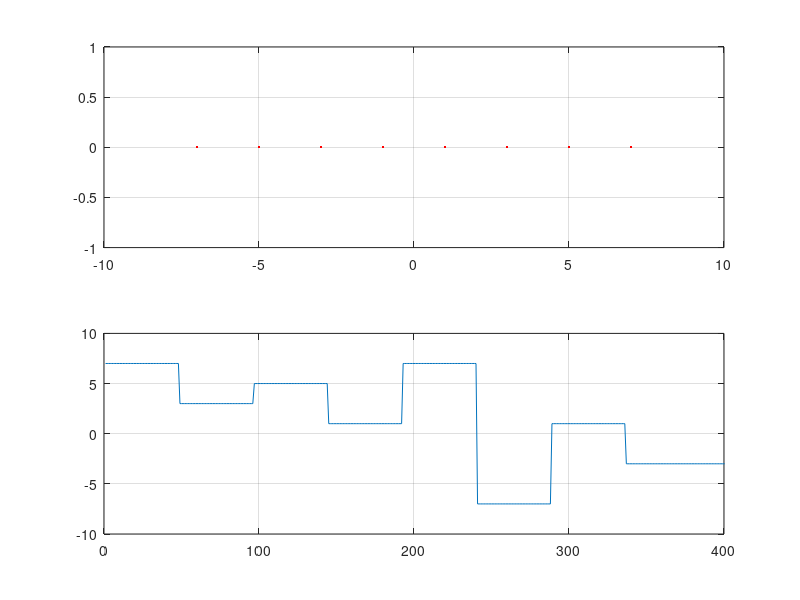

Write the MATLAB code that produced this figure.
clear all
close all
clc
A = 1;
Nb = 9e3 ; %Numero de bits
nab = 16; %numero de amostras de bit
Ns = nab*Nb; % 
Rb = 1e3; % Taxa de bits por segundo
Fs = nab*Rb; % Frequencia de amostragem
Ts = 1/Fs; %Período de amostragem
Ti = 0;
Tf = Nb/Rb; % Tempo final de transmissão
t = Ti:Ts:(Tf-Ts); %Vetor de tempo
df = Fs/Ns;
f = -(Fs/2):df:((Fs/2)-df);
sbits = randi([0 1], 1, Nb);
snrzu = A * reshape(repmat(sbits,nab,1),1,Ns);
% Como funciona o repmat : vetor, numero de vezes que vai repetir a linha, 1 vai definir quantas
% vezes a sequencia será repetida na linha
snrz = 2*snrzu - A;
fc1 = ones(1,nab);
fc2 = -ones(1,nab);
% Filtros casados para bit 1 e zero
SNR = -3; % Em dB
sinalrx = awgn(snrz,SNR);
% Sinal passa por um canal com ruído Gaussiano
sbrx = sinalrx(nab/2:nab:end);
lambda = 0;
sbitsrx = sbrx>lambda;
[bersf, rtsf] = biterr(sbits,sbitsrx);
% Recepção com filtro
sbcfrx  = sum(reshape(sinalrx,nab,Nb));
sbitscfrx = sbcfrx>lambda;
[bercf, rtcf] = biterr(sbits,sbitscfrx);
%{
bersf
rtsf
bercf
rtcf
%}

%Gerando M-PAM
M = 8;
n = log2(M);
sbq = randi([0,M-1],1,Nb/n);
seqsb = reshape(repmat(sbq,nab*n,1),1,Nb*nab);
s4pam = pammod(seqsb,M);
subplot(2,1,1)
plot(real(s4pam), imag(s4pam), '.r')
grid on
subplot(2,1,2)
plot(real(s4pam))
xlim([0 400]);
grid on




